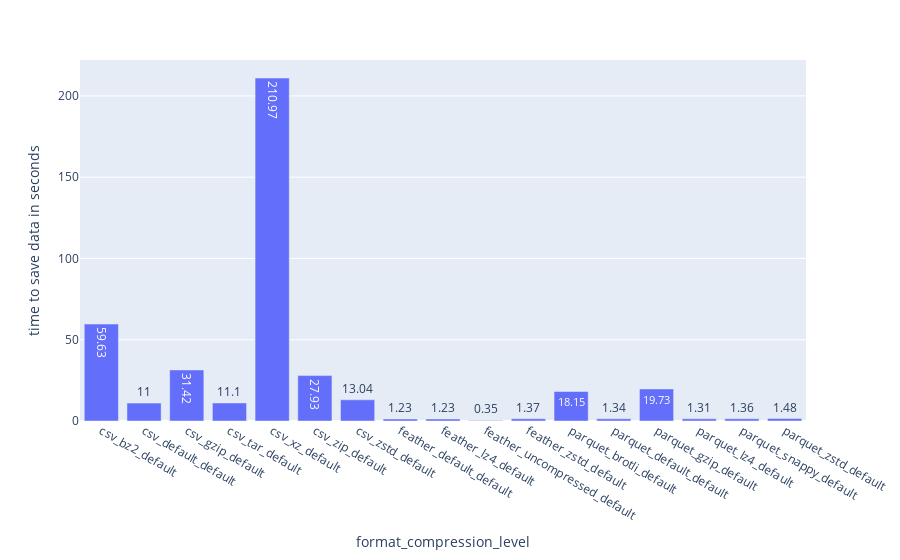

Notebook source saved alongside this figure:
### Markdown cell above
## Insights

- best compression has
  - bz2
  - xz
  - brotli

## Next Steps

- check save times
- check read times

### Code cell
fig = px.bar(df_default_cl, x="method_compression_with_level", y="save_time", text_auto=True,
             labels={"save_time": "time to save data in seconds",
                     "method_compression_with_level": "format_compression_level"},)
fig.show()
fig.write_image("./plots/pandas_ff_bar_save_time.svg")

### Figure 1 — Plotly figure (JSON) as saved in the notebook; plotly's stock layout.template omitted (floating-point values rounded to 4 significant figures)
{"data": [{"alignmentgroup": "True", "hovertemplate": "format_compression_level=%{x}<br>time to save data in seconds=%{y}<extra></extra>", "legendgroup": "", "marker": {"color": "#636efa", "pattern": {"shape": ""}}, "name": "", "offsetgroup": "", "orientation": "v", "showlegend": false, "textposition": "auto", "texttemplate": "%{y}", "type": "bar", "x": ["csv_bz2_default", "csv_default_default", "csv_gzip_default", "csv_tar_default", "csv_xz_default", "csv_zip_default", "csv_zstd_default", "feather_default_default", "feather_lz4_default", "feather_uncompressed_default", "feather_zstd_default", "parquet_brotli_default", "parquet_default_default", "parquet_gzip_default", "parquet_lz4_default", "parquet_snappy_default", "parquet_zstd_default"], "xaxis": "x", "y": [59.63, 11, 31.42, 11.1, 211.0, 27.93, 13.04, 1.23, 1.23, 0.35, 1.37, 18.15, 1.34, 19.73, 1.31, 1.36, 1.48], "yaxis": "y"}], "layout": {"barmode": "relative", "legend": {"tracegroupgap": 0}, "margin": {"t": 60}, "xaxis": {"anchor": "y", "domain": [0, 1], "title": {"text": "format_compression_level"}}, "yaxis": {"anchor": "x", "domain": [0, 1], "title": {"text": "time to save data in seconds"}}}}
